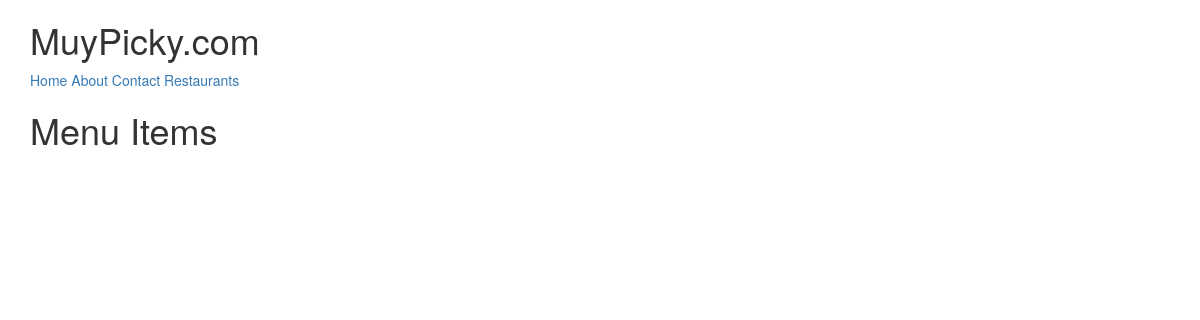
/items/ (signed in), run on an earlier commit of the app's database.
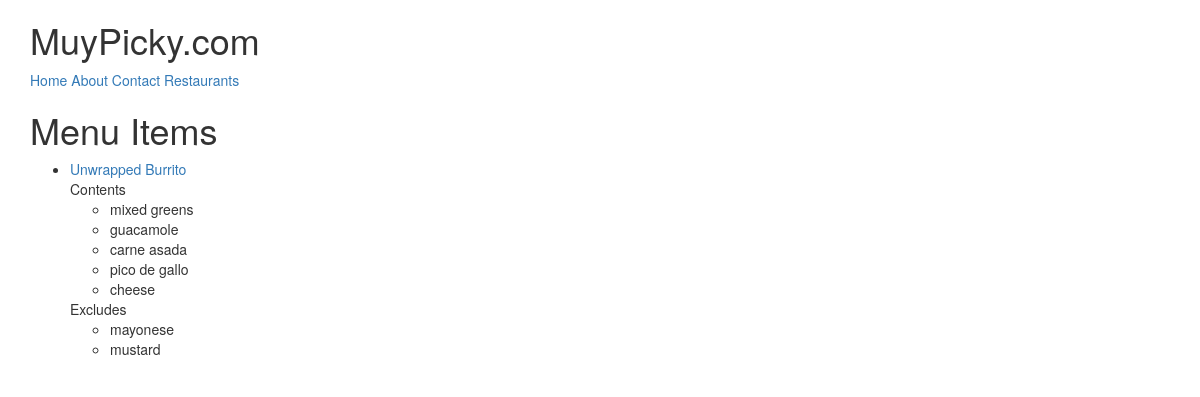
And on a later commit of the database.
### menus/models.py (models this page shows)
class Item(models.Model):
    user            =       models.ForeignKey(settings.AUTH_USER_MODEL)
    restaurant      =       models.ForeignKey(RestaurantLocation)
    name            =       models.CharField(max_length=120)
    contents        =       models.TextField(help_text='Separate each item by comma')
    excludes        =       models.TextField(blank=True, null=True, help_text='Separate each item by a comma')
    public          =       models.BooleanField(default=True)
    timestamp       =       models.DateTimeField(auto_now_add=True)
    updated         =       models.DateTimeField(auto_now=True)
    def get_absolute_url(self): #get_absolute_url
        return reverse('menus:detail', kwargs={'pk':self.pk})
    class Meta:
        ordering =['-updated','-timestamp']
    def get_contents(self):
        return self.contents.split(",")
    def get_excludes(self):
        return self.excludes.split(",")

### menus/views.py (the view)
# urls.py: url(r'$', ItemListView.as_view(),name='list'),
class ItemListView(ListView):
    def get_queryset(self):
        return Item.objects.filter(user=self.request.user)

### menus/templates/menus/item_list.html (shortened to what this page needs)
{% extends "base.html" %}
{% block content %}
    <h1>Menu Items</h1>
    <ul>
        {% for obj in object_list %}
        <li><a href='{{ obj.get_absolute_url }}'>{{ obj.name }}</a><br/>
            {% if obj.contents %}
            Contents
            <ul>
                {% for item in obj.get_contents %}
                    <li>
                        {{ item }}
                    </li>
                {% endfor %}
            </ul>
            Excludes
            <ul>
                {% for item in obj.get_excludes %}
                    <li>
                        {{ item }}
                    </li>
                {% endfor %}
            </ul>
        {% endif %}
        </li>
        {% endfor %}
    </ul>
{% endblock content %}

What changed in the data, as far as the page shows it:
added Item: name "Unwrapped Burrito", get_contents "mixed greens" "guacamole" "carne asada" "pico de gallo" "cheese", get_excludes "mayonese" "mustard"
